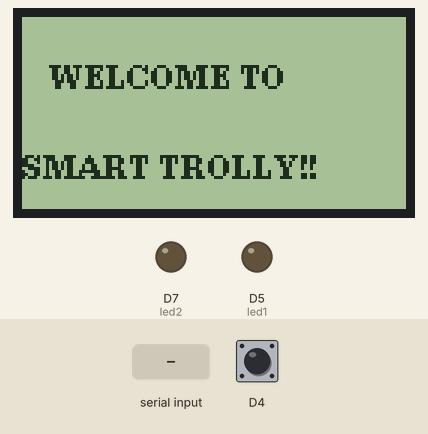
Simulated run of this sketch. Board: ESP8266 (NodeMCU). On the bench: 128×64 one-colour display, output pins drawn as LEDs (lit = HIGH). Inputs (shaded band) come from the test bench; at power-on: D4 HIGH. WiFi joins after 1.5 s; servers stay silent unless stated; pins used as bus, display or sensor lines are not drawn; what the sketch prints to the serial monitor is not drawn.

Above: at 1.1 s.
At 6.8 s:
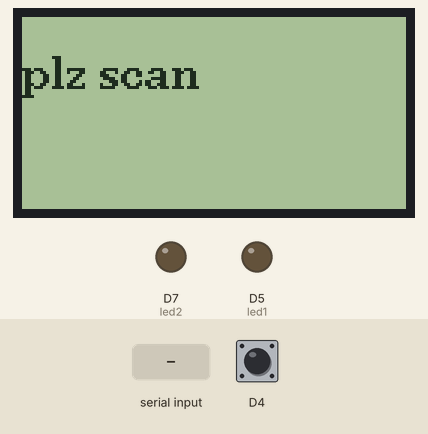
6.9 s: "31002B8827B5" received over Serial
At 7.6 s:
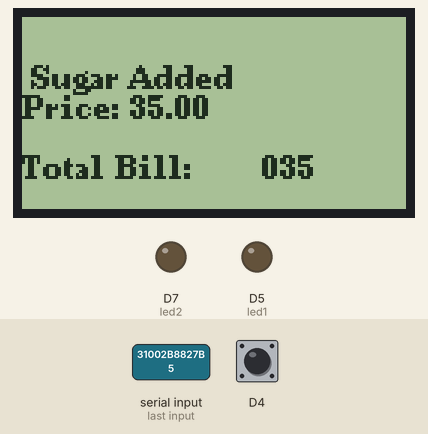
9.9 s: "310028C6E738" received over Serial
At 12.7 s:
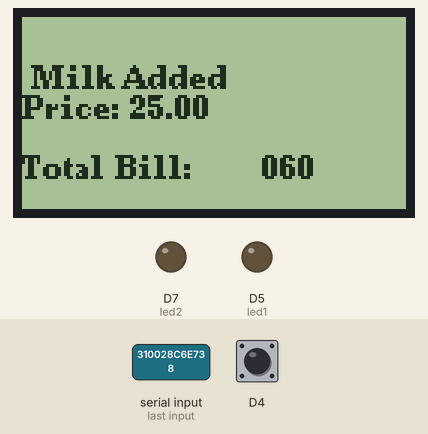
Timing chart, 0 to 14.2 s (numbered marks = the images above; inputs shaded):
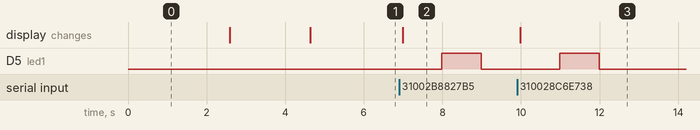

Measured:
- after the input at 6.9 s, D5 (led1): LOW → HIGH after 1.1 s, → LOW 1.0 s later; the display: changes after 0.09 s (image 2)
- after the input at 9.9 s, D5 (led1): LOW → HIGH after 1.1 s, → LOW 1.0 s later; the display: changes after 0.09 s (image 3)

The sketch:

finalproject.ino
```cpp
#include<ESP8266WiFi.h>
#include<WiFiClient.h>
#include<ESP8266WebServer.h>
//#include<LiquidCrystal_I2C.h>
#include<Wire.h>
#include <U8g2lib.h>

#ifdef U8X8_HAVE_HW_SPI
#include <SPI.h>
#endif
#ifdef U8X8_HAVE_HW_I2C
#include <Wire.h>
#endif

U8G2_ST7920_128X64_1_HW_SPI u8g2(U8G2_R0, /* CS=*/ 15, /* reset=*/ 16); // Feather HUZZAH ESP8266, E=clock=14, RW=data=13, RS=CS

void printDetail(uint8_t type, int value);
//LiquidCrystal_I2C //lcd(0x3f, 16, 2);
const char* ssid = "realme";
const char* password = "12345678";
ESP8266WebServer server(80);
String page = "";
char input[12];
int count = 0;
int a;
int p1 = 0, p2 = 0, p3 = 0, p4 = 0;
int c1 = 35, c2 = 25, c3 = 0, c4 = 0;

double total = 0;
int count_prod = 0;

int led1 = D5;
int led2 = D7;
int buzzer = D0;

void setup()
{
    u8g2.begin();
      u8g2.firstPage();
  do {
    u8g2.setFont(u8g2_font_ncenB08_tr);
    u8g2.drawStr(0,24,"   WELCOME TO ");
    u8g2.drawStr(0,54,"SMART TROLLY!!  ");
  } while ( u8g2.nextPage() );
  delay(1000);

  Serial.begin(115200);
  pinMode(D4, INPUT_PULLUP);
  pinMode(led1, OUTPUT);
  pinMode(led2, OUTPUT);
  pinMode(buzzer, OUTPUT);

  Serial.begin(9600);

  WiFi.begin(ssid, password);
  Wire.begin(D2, D1);

  ////lcd.begin();


  while (WiFi.status() != WL_CONNECTED)
  {
    delay(500);
    u8g2.firstPage();

    u8g2.setFont(u8g2_font_ncenB08_tr);
    u8g2.drawStr(0,24," wifi connecting.... ");
    //u8g2.drawStr(0,54,"SMART TROLLY!!  ");


    Serial.print("WiFi Connecting...  ");
     delay(1000);
  }
  Serial.print(WiFi.localIP());
   u8g2.firstPage();
  do {
    u8g2.setFont(u8g2_font_ncenB08_tr);
    u8g2.drawStr(0,24," wifi connected ");
    //u8g2.drawStr(0,54,"SMART TROLLY!!  ");
  } while ( u8g2.nextPage() );
  delay(2000);
  Serial.print("WiFi Connected");
  //lcd.setCursor(0, 1);
  //lcd.print(WiFi.localIP());
 // delay(2000);
   u8g2.begin();
      u8g2.firstPage();
  do {
    u8g2.setFont(u8g2_font_ncenB10_tr);
    u8g2.drawStr(0,24,"plz scan");
  } while ( u8g2.nextPage() );
  delay(1000);
  server.on("/", []()
  {
    page = "<html><head><title>Smart Shopping Cart</title></head><style type=\"text/css\">";
    page += "table{border-collapse: collapse;}th {background-color: #4444db ;color: black;}table,td {border: 4px solid black;font-size: x-large;";
    page += "text-align:center;border-style: groove;border-color: rgb(255,0,0);}</style><body><center>";
    page += "<h1>Welcome To Smart Cart Trolly</h1><br><br><table style=\"width: 1200px;height: 450px;\"><tr>";
    page += "<th>ITEMS</th><th>QUANTITY</th><th>COST</th></tr><tr><td>Suger</td><td>" + String(p1) + "</td><td>" + String(c1) + "</td></tr>";
    page += "<tr><td>Milk</td><td>" + String(p2) + "</td><td>" + String(c2) + "</td></tr><tr><td>Biscuits</td><td>" + String(p3) + "</td><td>" + String(c3) + "</td>";
    page += "</tr><tr><td>Dairy Mlik</td><td>" + String(p4) + "</td><td>" + String(c4) + "</td></tr><tr><th>Grand Total</th><th>" + String(count_prod) + "</th><th>" + String(total) + "</th>";
    page += "</tr></table><br><input type=\"button\" name=\"Pay Online Now\" value=\"Pay Online Now\" style=\"width: 200px;height: 50px\"></center></body></html>";
    page += "<meta http-equiv=\"refresh\" content=\"2\">";
    server.send(200, "text/html", page);
  });
  server.begin();

}
void loop() {
  u8g2.firstPage();
  digitalWrite(buzzer, LOW);
//    char m_str[5];
//   strcpy(m_str, u8x8_u8toa(total, 3));
  int a = digitalRead(D4);
  if (Serial.available()) {
    count = 0;
    while (Serial.available() && count < 12) {
      input[count] = Serial.read();
      count++;
      delay(5);
    }
    if (count == 12) {
      if ((strncmp(input, "31002B8827B5", 12) == 0) && (a == 1)) {

        total = total + 35.00;
        count_prod++;
         char m_str[5];
   strcpy(m_str, u8x8_u8toa(total, 3));
        u8g2.firstPage();
  do {
    u8g2.setFont(u8g2_font_ncenB08_tr);
    u8g2.drawStr(0,24," Sugar Added ");
    u8g2.drawStr(0,34,"Price: 35.00  ");
    u8g2.drawStr(0,54,"Total Bill:" );
        u8g2.drawStr(80,54, m_str);


  } while ( u8g2.nextPage() );
  delay(1000);
        p1++;
        digitalWrite(led1, HIGH);
        digitalWrite(buzzer, HIGH);
        delay(1000);
//        total = total + 35.00;
//        count_prod++;
        digitalWrite(led1, LOW);
        digitalWrite(buzzer, LOW);

        //lcd.clear();
        //lcd.setCursor(0, 0);
        //lcd.print("Total Price:-");
        //lcd.setCursor(0, 1);
        //lcd.print(total);

      } else if ((strncmp(input, "31002B8827B5", 12) == 0) && (a == 0)) {
        if (p1 > 0) {

          total = total - 35.00;
          count_prod--;
           char m_str[5];
   strcpy(m_str, u8x8_u8toa(total, 3));
         do {
    u8g2.setFont(u8g2_font_ncenB08_tr);
    u8g2.drawStr(0,24," Sugar removed ");
    u8g2.drawStr(0,34,"Price: -35.00  ");
     u8g2.drawStr(0,54,"Total Bill:" );
        u8g2.drawStr(80,54, m_str);
  } while ( u8g2.nextPage() );
  delay(1000);
          digitalWrite(led2, HIGH);
          digitalWrite(buzzer, HIGH);
          delay(2000);
          p1--;

          digitalWrite(led2, LOW);
          digitalWrite(buzzer, LOW);
          //lcd.clear();
          //lcd.setCursor(0, 0);
          //lcd.print("Total Price:-");
          //lcd.setCursor(0, 1);
          //lcd.print(total);
        }
      }
        else if ((strncmp(input, "310028C6E738", 12) == 0) && (a == 1)) {

        total = total + 25.00;
        count_prod++;
        char m_str[5];
        strcpy(m_str, u8x8_u8toa(total, 3));
        do {
    u8g2.setFont(u8g2_font_ncenB08_tr);
    u8g2.drawStr(0,24," Milk Added ");
    u8g2.drawStr(0,34,"Price: 25.00  ");
    u8g2.drawStr(0,54,"Total Bill:" );
        u8g2.drawStr(80,54, m_str);


  } while ( u8g2.nextPage() );
  delay(1000);
        p2++;
        digitalWrite(led1, HIGH);
        digitalWrite(buzzer, HIGH);
        delay(1000);
//        total = total + 25.00;
//        count_prod++;
        digitalWrite(led1, LOW);
        digitalWrite(buzzer, LOW);
        //lcd.clear();
        //lcd.setCursor(0, 0);
        //lcd.print("Total Price:-");
        //lcd.setCursor(0, 1);
        //lcd.print(total);

      }
      else if ((strncmp(input, "310028C6E738", 12) == 0) && (a == 0)) {

        if (p2 > 0) {
            total = total - 25.00;
          count_prod--;
           char m_str[5];
   strcpy(m_str, u8x8_u8toa(total, 3));
           do {
    u8g2.setFont(u8g2_font_ncenB08_tr);
    u8g2.drawStr(0,24," Milk Removed ");
    u8g2.drawStr(0,34,"Price: -25.00  ");
    u8g2.drawStr(0,54,"Total Bill:" );
        u8g2.drawStr(80,54, m_str);


  } while ( u8g2.nextPage() );
  delay(1000);
          digitalWrite(led2, HIGH);
          digitalWrite(buzzer, HIGH);
          delay(2000);
          p2--;
//          total = total - 25.00;
//          count_prod--;
          digitalWrite(led2, LOW);
          digitalWrite(buzzer, LOW);
          //lcd.clear();
          //lcd.setCursor(0, 0);
          //lcd.print("Total Price:-");
          //lcd.setCursor(0, 1);
          //lcd.print(total);
        }
      }
        else {
          //lcd.clear();
          //lcd.setCursor(0, 0);
          //lcd.print(" PLZ SCAN ITEMS");
          //lcd.setCursor(0, 1);
          //lcd.print("   TO CART");
        }
      }
      else {
        //lcd.clear();
        //lcd.setCursor(0, 0);
        //lcd.print(" PLZ SCAN ITEMS");
        //lcd.setCursor(0, 1);
        //lcd.print("   TO CART");
      }
    }
    else {
      //lcd.clear();
      //lcd.setCursor(0, 0);
      //lcd.print(" PLZ SCAN ITEMS");
      //lcd.setCursor(0, 1);
      //lcd.print("   TO CART");
    }
    server.handleClient();
  }
```
